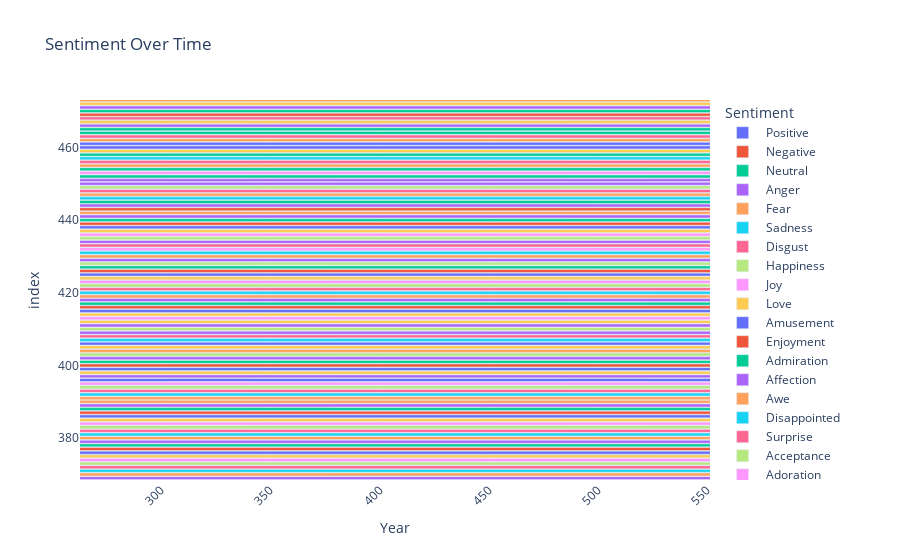

Notebook code for this chart:
### Code cell
import pandas as pd
import matplotlib.pyplot as plt
import seaborn as sns

import plotly.express as px

def plot_sentiment_over_time_interactive(df):
    df['Year'] = pd.to_datetime(df['Timestamp']).dt.year  # Extract year from Timestamp
    fig = px.bar(df, x='Year', color='Sentiment', title='Sentiment Over Time',
                 labels={'count': 'Count', 'Year': 'Year'}, height=600)
    fig.update_layout(xaxis_tickangle=-45)  # Rotate labels for better visibility
    fig.show()
# Assuming df is your DataFrame after processing
plot_sentiment_over_time_interactive(df)
def plot_sentiment_over_time(df):
    plt.figure(figsize=(10, 8))
    df['Year'] = pd.to_datetime(df['Timestamp']).dt.year  # Extract year from Timestamp
    palette = sns.color_palette("hsv", len(df['Sentiment'].unique()))  # Generates a color palette
    ax = sns.countplot(x='Year', hue='Sentiment', data=df, palette=palette)
    plt.title('Sentiment Over Time')
    plt.xlabel('Year')
    plt.ylabel('Count')
    # Modify the legend
    legend = plt.legend(title='Sentiment', loc='upper right', bbox_to_anchor=(1, 1))
    # Set the orientation of the items in legend to horizontal
    legend._legend_box.align = "left"
    plt.show()
